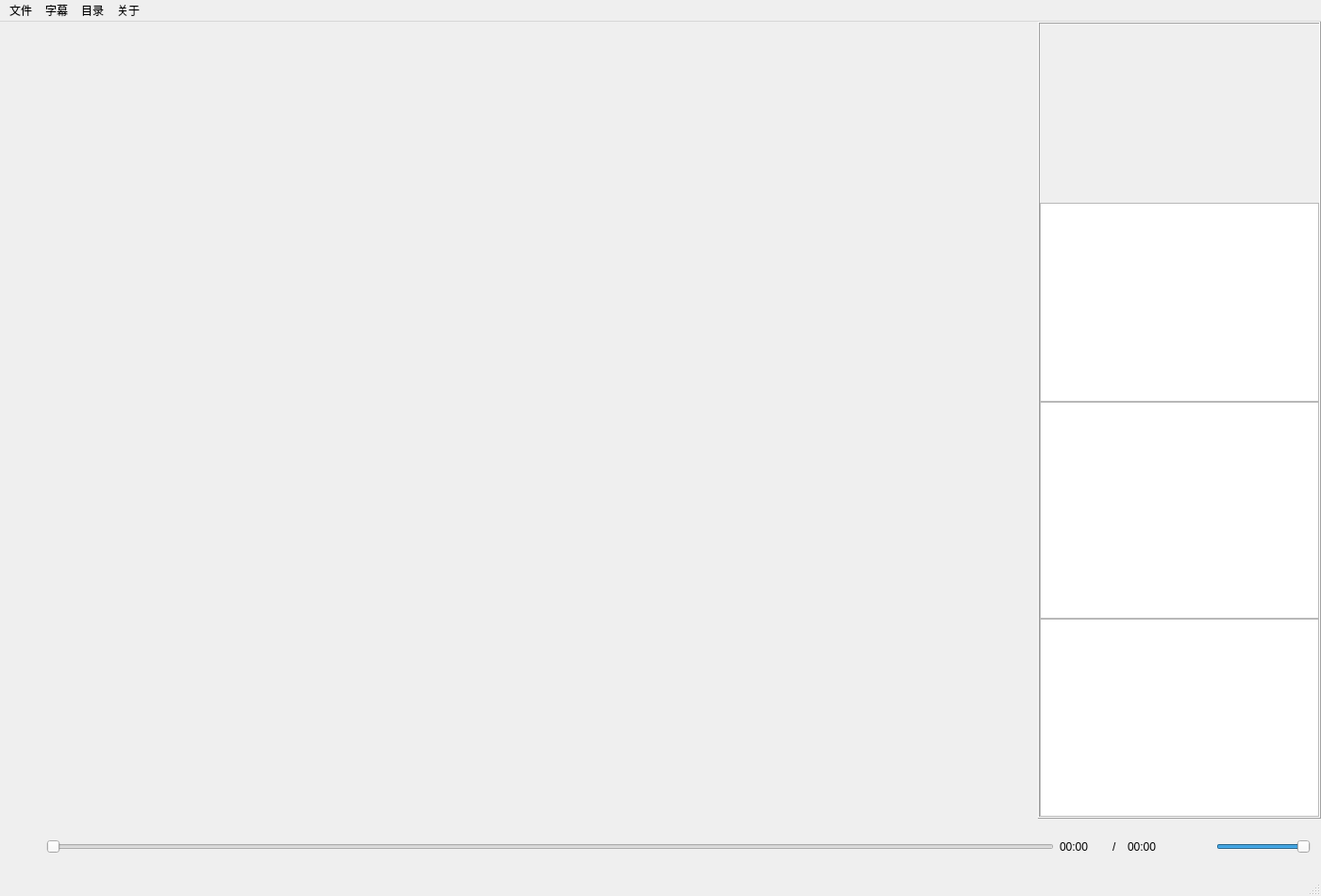
<?xml version="1.0" encoding="UTF-8"?>
<ui version="4.0">
 <class>videoClass</class>
 <widget class="QMainWindow" name="videoClass">
  <property name="geometry">
   <rect>
    <x>0</x>
    <y>0</y>
    <width>1400</width>
    <height>950</height>
   </rect>
  </property>
  <property name="minimumSize">
   <size>
    <width>1200</width>
    <height>950</height>
   </size>
  </property>
  <property name="windowTitle">
   <string>神秘快播</string>
  </property>
  <property name="windowIcon">
   <iconset resource="video.qrc">
    <normaloff>:/images/logo.ico</normaloff>:/images/logo.ico</iconset>
  </property>
  <property name="styleSheet">
   <string notr="true"/>
  </property>
  <widget class="QWidget" name="centralWidget">
   <property name="autoFillBackground">
    <bool>false</bool>
   </property>
   <property name="styleSheet">
    <string notr="true"/>
   </property>
   <layout class="QGridLayout" name="gridLayout_2">
    <property name="leftMargin">
     <number>0</number>
    </property>
    <property name="topMargin">
     <number>0</number>
    </property>
    <property name="rightMargin">
     <number>0</number>
    </property>
    <property name="bottomMargin">
     <number>0</number>
    </property>
    <property name="spacing">
     <number>0</number>
    </property>
    <item row="0" column="0">
     <layout class="QGridLayout" name="gridLayout_3">
      <property name="spacing">
       <number>0</number>
      </property>
      <item row="0" column="0">
       <widget class="QWidget" name="widget" native="true">
        <property name="minimumSize">
         <size>
          <width>0</width>
          <height>0</height>
         </size>
        </property>
        <property name="maximumSize">
         <size>
          <width>16777215</width>
          <height>16777215</height>
         </size>
        </property>
        <property name="cursor">
         <cursorShape>ArrowCursor</cursorShape>
        </property>
        <property name="styleSheet">
         <string notr="true">image: url(:/images/background.png);</string>
        </property>
       </widget>
      </item>
      <item row="0" column="1">
       <widget class="QFrame" name="frame_3">
        <property name="minimumSize">
         <size>
          <width>300</width>
          <height>0</height>
         </size>
        </property>
        <property name="maximumSize">
         <size>
          <width>300</width>
          <height>16777215</height>
         </size>
        </property>
        <property name="focusPolicy">
         <enum>Qt::NoFocus</enum>
        </property>
        <property name="styleSheet">
         <string notr="true"/>
        </property>
        <property name="frameShape">
         <enum>QFrame::Box</enum>
        </property>
        <property name="frameShadow">
         <enum>QFrame::Raised</enum>
        </property>
        <layout class="QGridLayout" name="gridLayout">
         <property name="leftMargin">
          <number>0</number>
         </property>
         <property name="topMargin">
          <number>0</number>
         </property>
         <property name="rightMargin">
          <number>0</number>
         </property>
         <property name="bottomMargin">
          <number>0</number>
         </property>
         <property name="spacing">
          <number>0</number>
         </property>
         <item row="0" column="1">
          <widget class="QLabel" name="label_5">
           <property name="minimumSize">
            <size>
             <width>146</width>
             <height>190</height>
            </size>
           </property>
           <property name="maximumSize">
            <size>
             <width>146</width>
             <height>190</height>
            </size>
           </property>
           <property name="text">
            <string/>
           </property>
           <property name="alignment">
            <set>Qt::AlignLeading|Qt::AlignLeft|Qt::AlignTop</set>
           </property>
           <property name="wordWrap">
            <bool>true</bool>
           </property>
          </widget>
         </item>
         <item row="3" column="0" colspan="2">
          <widget class="QListWidget" name="listWidget_2"/>
         </item>
         <item row="2" column="0" colspan="2">
          <widget class="QListWidget" name="listWidget">
           <property name="minimumSize">
            <size>
             <width>0</width>
             <height>230</height>
            </size>
           </property>
           <property name="tabletTracking">
            <bool>false</bool>
           </property>
          </widget>
         </item>
         <item row="0" column="0">
          <widget class="QLabel" name="label_4">
           <property name="minimumSize">
            <size>
             <width>150</width>
             <height>190</height>
            </size>
           </property>
           <property name="maximumSize">
            <size>
             <width>150</width>
             <height>190</height>
            </size>
           </property>
           <property name="text">
            <string/>
           </property>
           <property name="scaledContents">
            <bool>true</bool>
           </property>
          </widget>
         </item>
         <item row="1" column="0" colspan="2">
          <widget class="QTextBrowser" name="textBrowser">
           <property name="minimumSize">
            <size>
             <width>0</width>
             <height>150</height>
            </size>
           </property>
          </widget>
         </item>
        </layout>
       </widget>
      </item>
     </layout>
    </item>
    <item row="1" column="0">
     <widget class="QWidget" name="widget_2" native="true">
      <property name="minimumSize">
       <size>
        <width>0</width>
        <height>60</height>
       </size>
      </property>
      <property name="maximumSize">
       <size>
        <width>16777215</width>
        <height>60</height>
       </size>
      </property>
      <layout class="QHBoxLayout" name="horizontalLayout">
       <property name="sizeConstraint">
        <enum>QLayout::SetDefaultConstraint</enum>
       </property>
       <item>
        <widget class="QPushButton" name="pushButton">
         <property name="enabled">
          <bool>false</bool>
         </property>
         <property name="styleSheet">
          <string notr="true">border:none</string>
         </property>
         <property name="text">
          <string/>
         </property>
         <property name="icon">
          <iconset resource="video.qrc">
           <normaloff>:/images/play.png</normaloff>:/images/play.png</iconset>
         </property>
         <property name="iconSize">
          <size>
           <width>32</width>
           <height>32</height>
          </size>
         </property>
         <property name="checkable">
          <bool>false</bool>
         </property>
         <property name="checked">
          <bool>false</bool>
         </property>
         <property name="default">
          <bool>false</bool>
         </property>
        </widget>
       </item>
       <item>
        <widget class="QSlider" name="horizontalSlider">
         <property name="minimum">
          <number>0</number>
         </property>
         <property name="maximum">
          <number>0</number>
         </property>
         <property name="orientation">
          <enum>Qt::Horizontal</enum>
         </property>
        </widget>
       </item>
       <item>
        <widget class="QLabel" name="label_2">
         <property name="minimumSize">
          <size>
           <width>50</width>
           <height>0</height>
          </size>
         </property>
         <property name="text">
          <string>00:00</string>
         </property>
        </widget>
       </item>
       <item>
        <widget class="QLabel" name="label_3">
         <property name="minimumSize">
          <size>
           <width>10</width>
           <height>0</height>
          </size>
         </property>
         <property name="maximumSize">
          <size>
           <width>10</width>
           <height>16777215</height>
          </size>
         </property>
         <property name="text">
          <string>/</string>
         </property>
        </widget>
       </item>
       <item>
        <widget class="QLabel" name="label">
         <property name="minimumSize">
          <size>
           <width>50</width>
           <height>0</height>
          </size>
         </property>
         <property name="text">
          <string>00:00</string>
         </property>
        </widget>
       </item>
       <item>
        <widget class="QPushButton" name="pushButton_2">
         <property name="styleSheet">
          <string notr="true">border:none</string>
         </property>
         <property name="text">
          <string/>
         </property>
         <property name="icon">
          <iconset resource="video.qrc">
           <normaloff>:/images/volumeOpen.png</normaloff>:/images/volumeOpen.png</iconset>
         </property>
         <property name="iconSize">
          <size>
           <width>32</width>
           <height>32</height>
          </size>
         </property>
        </widget>
       </item>
       <item>
        <widget class="QSlider" name="horizontalSlider_2">
         <property name="minimumSize">
          <size>
           <width>100</width>
           <height>0</height>
          </size>
         </property>
         <property name="maximumSize">
          <size>
           <width>100</width>
           <height>16777215</height>
          </size>
         </property>
         <property name="maximum">
          <number>100</number>
         </property>
         <property name="value">
          <number>100</number>
         </property>
         <property name="orientation">
          <enum>Qt::Horizontal</enum>
         </property>
        </widget>
       </item>
      </layout>
     </widget>
    </item>
   </layout>
  </widget>
  <widget class="QMenuBar" name="menuBar">
   <property name="geometry">
    <rect>
     <x>0</x>
     <y>0</y>
     <width>1400</width>
     <height>18</height>
    </rect>
   </property>
   <widget class="QMenu" name="menuwenj">
    <property name="title">
     <string>文件</string>
    </property>
    <widget class="QMenu" name="menu_5">
     <property name="title">
      <string>最近文件</string>
     </property>
     <property name="icon">
      <iconset resource="video.qrc">
       <normaloff>:/images/fileList.png</normaloff>:/images/fileList.png</iconset>
     </property>
     <addaction name="action_2"/>
    </widget>
    <addaction name="openAction"/>
    <addaction name="menu_5"/>
   </widget>
   <widget class="QMenu" name="menu">
    <property name="title">
     <string>字幕</string>
    </property>
    <widget class="QMenu" name="menu_3">
     <property name="title">
      <string>在线匹配</string>
     </property>
     <property name="icon">
      <iconset resource="video.qrc">
       <normaloff>:/images/search.png</normaloff>:/images/search.png</iconset>
     </property>
     <addaction name="searchAction"/>
     <addaction name="autoDownAction"/>
    </widget>
    <widget class="QMenu" name="menu_4">
     <property name="title">
      <string>字幕时间</string>
     </property>
     <property name="icon">
      <iconset resource="video.qrc">
       <normaloff>:/images/time.png</normaloff>:/images/time.png</iconset>
     </property>
     <addaction name="addAction"/>
     <addaction name="lowerAction"/>
     <addaction name="timeAction"/>
    </widget>
    <addaction name="openAction_2"/>
    <addaction name="showAction"/>
    <addaction name="menu_4"/>
    <addaction name="menu_3"/>
   </widget>
   <widget class="QMenu" name="menu_2">
    <property name="title">
     <string>关于</string>
    </property>
    <addaction name="aboutAction"/>
   </widget>
   <widget class="QMenu" name="menu_6">
    <property name="title">
     <string>目录</string>
    </property>
    <addaction name="listAction"/>
   </widget>
   <addaction name="menuwenj"/>
   <addaction name="menu"/>
   <addaction name="menu_6"/>
   <addaction name="menu_2"/>
  </widget>
  <widget class="QStatusBar" name="statusBar"/>
  <action name="openAction">
   <property name="icon">
    <iconset resource="video.qrc">
     <normaloff>:/images/openFile.png</normaloff>:/images/openFile.png</iconset>
   </property>
   <property name="text">
    <string>打开文件</string>
   </property>
  </action>
  <action name="openAction_2">
   <property name="icon">
    <iconset resource="video.qrc">
     <normaloff>:/images/openFile.png</normaloff>:/images/openFile.png</iconset>
   </property>
   <property name="text">
    <string>打开文件</string>
   </property>
  </action>
  <action name="showAction">
   <property name="checkable">
    <bool>true</bool>
   </property>
   <property name="icon">
    <iconset resource="video.qrc">
     <normaloff>:/images/file.png</normaloff>:/images/file.png</iconset>
   </property>
   <property name="text">
    <string>显示字幕</string>
   </property>
  </action>
  <action name="aboutAction">
   <property name="icon">
    <iconset resource="video.qrc">
     <normaloff>:/images/about.png</normaloff>:/images/about.png</iconset>
   </property>
   <property name="text">
    <string>关于</string>
   </property>
  </action>
  <action name="searchAction">
   <property name="icon">
    <iconset resource="video.qrc">
     <normaloff>:/images/search.png</normaloff>:/images/search.png</iconset>
   </property>
   <property name="text">
    <string>搜索</string>
   </property>
  </action>
  <action name="autoDownAction">
   <property name="checkable">
    <bool>true</bool>
   </property>
   <property name="icon">
    <iconset resource="video.qrc">
     <normaloff>:/images/search.png</normaloff>:/images/search.png</iconset>
   </property>
   <property name="text">
    <string>自动匹配</string>
   </property>
  </action>
  <action name="addAction">
   <property name="icon">
    <iconset resource="video.qrc">
     <normaloff>:/images/addition.png</normaloff>:/images/addition.png</iconset>
   </property>
   <property name="text">
    <string>提前100ms</string>
   </property>
   <property name="toolTip">
    <string>提前100ms</string>
   </property>
   <property name="shortcut">
    <string>+</string>
   </property>
  </action>
  <action name="lowerAction">
   <property name="icon">
    <iconset resource="video.qrc">
     <normaloff>:/images/decrease.png</normaloff>:/images/decrease.png</iconset>
   </property>
   <property name="text">
    <string>延后100ms</string>
   </property>
   <property name="toolTip">
    <string>延后100ms</string>
   </property>
   <property name="shortcut">
    <string>-</string>
   </property>
  </action>
  <action name="timeAction">
   <property name="icon">
    <iconset resource="video.qrc">
     <normaloff>:/images/time.png</normaloff>:/images/time.png</iconset>
   </property>
   <property name="text">
    <string>当前0ms</string>
   </property>
  </action>
  <action name="action_2">
   <property name="enabled">
    <bool>false</bool>
   </property>
   <property name="icon">
    <iconset resource="video.qrc">
     <normaloff>:/images/not.png</normaloff>:/images/not.png</iconset>
   </property>
   <property name="text">
    <string>空</string>
   </property>
  </action>
  <action name="listAction">
   <property name="checkable">
    <bool>true</bool>
   </property>
   <property name="icon">
    <iconset resource="video.qrc">
     <normaloff>:/images/fileList.png</normaloff>:/images/fileList.png</iconset>
   </property>
   <property name="text">
    <string>开启目录</string>
   </property>
  </action>
 </widget>
 <layoutdefault spacing="6" margin="11"/>
 <resources>
  <include location="video.qrc"/>
 </resources>
 <connections/>
</ui>
